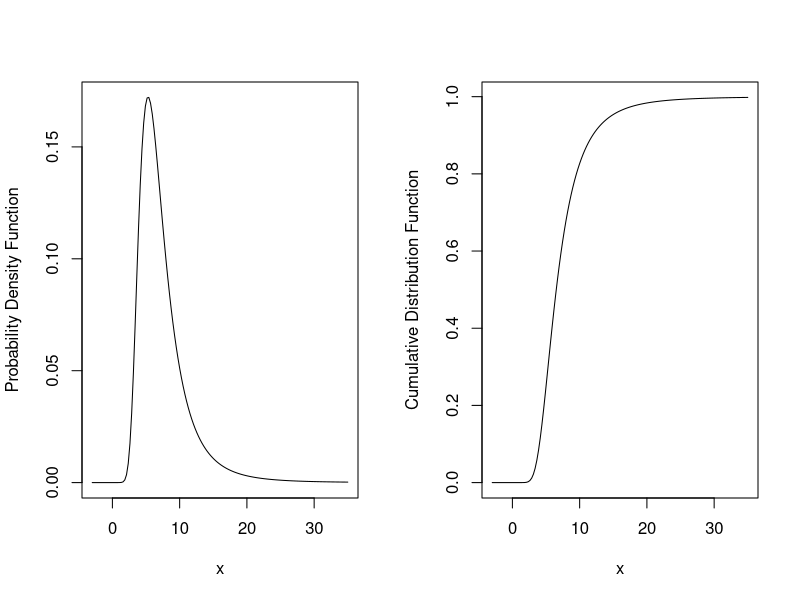
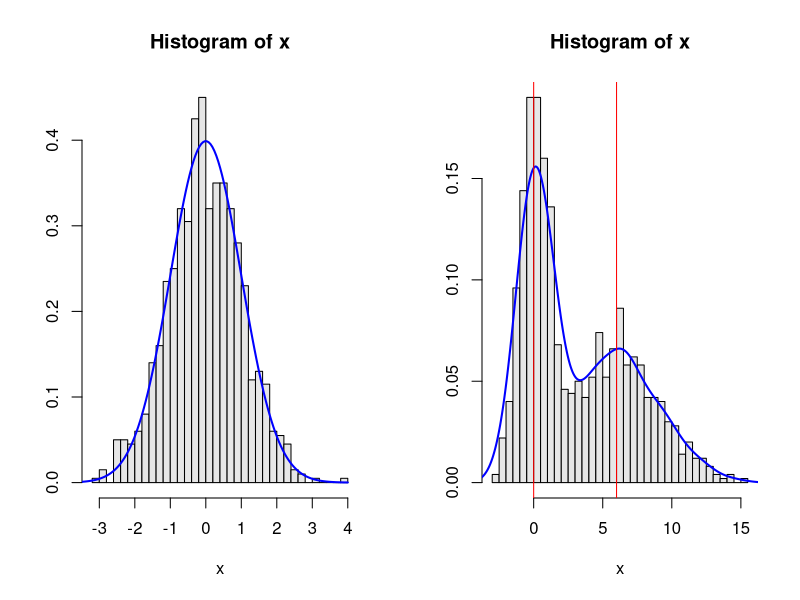
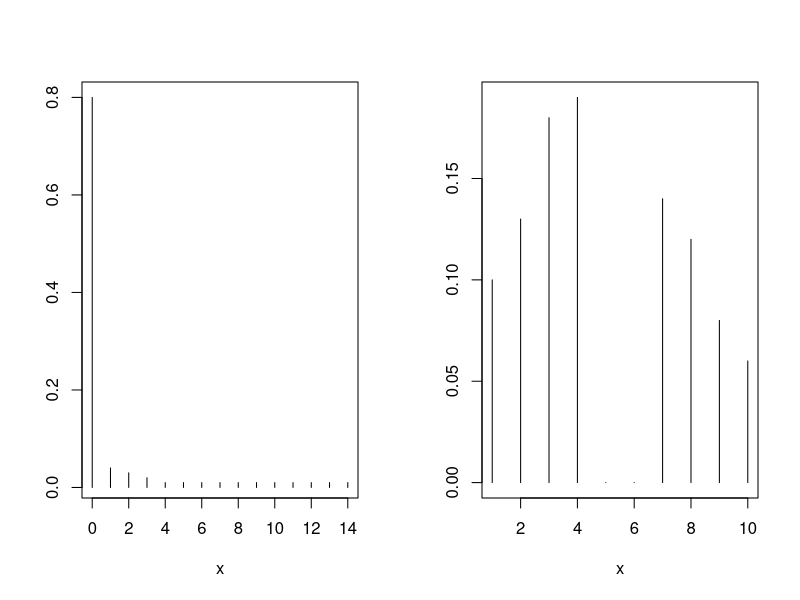

R code for these plots, in order: (Note: this script raises an error after producing the figures.)
## ----echo=FALSE----------------------------------------------------------
require(Hmisc)
knitrSet('descript')
options(prType='latex')    # for print, anova, summary

## ----pdfcdf,w=6,h=3,cap='Example probability density (a) and cumulative probability distribution (b) for a positively skewed random variable (skewed to the right)',scap='Density and cumulative distribution functions'----
x <- seq(-3, 35, length=150)
par(mfrow=c(1,2)); xl <- expression(x)   # Fig. (*\ref{fig:descript-pdfcdf}*):
plot(x, dt(x, 4, 6), type='l', xlab=xl, ylab='Probability Density Function')
plot(x, pt(x, 4, 6), type='l', xlab=xl, ylab='Cumulative Distribution Function')

## ----normalhist,cap='Example of a continuous distribution that is symmetric: the Gaussian (normal) distribution with mean 0 and variance 1, along with a histogram from a sample of size 1000 from this distribution',scap='Symmetric continuous distribution'----
set.seed(1); x <- rnorm(1000)   # Fig. (*\ref{fig:descript-normalhist}*):
hist(x, nclass=40, prob=TRUE, col=gray(.9), xlab=xl, ylab='')
x <- seq(-4, 4, length=150)
lines(x, dnorm(x, 0, 1), col='blue', lwd=2)

## ----bimode,cap='Example of a bimodal distribution from sampling from a mixture of normal distributions with different means and variances and estimating the underlying density function.  Vertical red lines indicate true population means of the two component populations.  Such a distribution can occur naturally or by failing to condition on a binary characteristic such as sex.',scap='Bimodal distribution'----
set.seed(2)
x <- c(rnorm(500, mean=0, sd=1), rnorm(500, mean=6, sd=3))
hist(x, nclass=40, prob=TRUE, col=gray(.9), xlab=xl, ylab='')
lines(density(x), col='blue', lwd=2)
abline(v=c(0, 6), col='red')   # Fig. (*\ref{fig:descript-bimode}*)

## ----orda,cap='Distribution of number of days in the hospital in the year following diagnosis',scap='Count variable with clumping at zero'----
x <- 0:14
y <- c(.8, .04, .03, .02, rep(.01, 11))
plot(x, y, xlab=xl, ylab='', type='n')   # Fig. (*\ref{fig:descript-orda}*)
segments(x, 0, x, y)

## ----ordb,cap='Distribution of a functional status score that does not have points in the middle',scap='Ordinal variable with strange distribution'----
x <- 1:10
y <- c(.1, .13, .18, .19, 0, 0, .14, .12, .08, .06)
plot(x, y, xlab=xl, ylab='', type='n')   # Fig. (*\ref{fig:descript-ordb}*)
segments(x, 0, x, y)

## ----ordc,cap='Distribution of serum creatinine where the patient requiring dialysis is taken to have the worst renal function.  The variable is mostly continuous but is best analyzed as ordinal so that no assumption is made about how to score dialysis except for being worse than all non-dialysis patients. Data taken from NHANES where no patients were actually dialyzed.',scap='Continuous distribution with clumping at the end'----
require(Hmisc)
getHdata(nhgh)   # NHANES dataset    Fig. (*\ref{fig:descript-ordc}*):
scr <- pmin(nhgh$SCr, 5)   # truncate at 5 for illustration
scr[scr == 5 | runif(nrow(nhgh)) < .05] <- 5  # pretend 1/20 dialyzed
hist(scr, nclass=50, xlab='Serum Creatinine', ylab='Density', prob=TRUE)

## ----spaghetti,w=7,h=5,cap='Spaghetti plot showing all the raw data on the response variable for each subject, stratified by dose and study site (1--9).  Importantly, week 0 (baseline) measurements are included.',scap='Spaghetti plot'----
require(Hmisc)   # also loads ggplot2
getHdata(cdystonia)
ggplot(cdystonia, aes(x=week, y=twstrs, color=factor(id))) +
       geom_line() + xlab('Week') + ylab('TWSTRS-total score') +
       facet_grid(treat ~ site) +
       guides(color=FALSE) # Fig. (*\ref{fig:descript-spaghetti}*)

## ----counts-dotchart,cap='Dot chart showing frequencies from cross-classifications of discrete variables for Titanic passengers',scap='Frequency dot chart'----
getHdata(titanic3)
d <- upData(titanic3,
            agec     = cut2(age, c(10, 15, 20, 30)), print=FALSE)
d <- with(d, as.data.frame(table(sex, pclass, agec)))
d <- subset(d, Freq > 0)
ggplot(d, aes(x=Freq, y=agec)) + geom_point() +
  facet_grid(sex ~ pclass) +
  xlab('Frequency') + ylab('Age')

## ----pH,w=5,h=4,cap='Scatterplot of one measurement mode against another'----
getHdata(esopH)
contents(esopH)
xl <- label(esopH$conv)
yl <- label(esopH$orophar)
ggplot(esopH, aes(x=conv, y=orophar)) + geom_point(pch='.') +
  xlab(xl) + ylab(yl) +   # Fig. (*\ref{fig:descript-pH}*)
  geom_abline(intercept = 0, slope = 1)

## ----pHhhex,eval=FALSE,w=5.5,h=4.5,cap='Hexagonal binning replacing scatterplot for large $n$'----
## ggplot(esopH, aes(x=conv, y=orophar)) +
##   stat_binhex(aes(alpha=..count.., color=Hmisc::cut2(..count.., g=20)),
##               bins=80) +
##   xlab(xl) + ylab(yl) +
##   guides(alpha=FALSE, fill=FALSE, color=guide_legend(title='Frequency'))

## ----pHh2,w=5.5,h=4.5,cap='Binned points (2500 total bins) with frequency counts shown as color and transparency level'----
with(esopH, ggfreqScatter(conv, orophar, bins=50, g=20) +
              geom_abline(intercept=0, slope=1))   # Fig. (*\ref{fig:descript-pHh2}*)

## ----ecdf,w=6,h=4.5,cap='Empirical cumulative distributions of baseline variables  stratified by treatment in a randomized controlled trial. $m$ is the number of missing values.',scap='Empirical cumulative distribution functions'----
getHdata(pbc)
pbcr <- subset(pbc, drug != 'not randomized')
Ecdf(pbcr[,c('bili','albumin','protime','sgot')],  # Fig. (*\ref{fig:descript-ecdf}*)
    group=pbcr$drug, col=1:2,
    label.curves=list(keys='lines'))

## ----bwplot,w=5,h=3.25,cap='Box plots showing the distribution of serum creatinine  stratified by major diagnosis.  Dot: mean; vertical line: median; large box:interquartile range.  The 0.05 and 0.95 quantiles are also shown, which is not the way typical box plots are drawn but is perhaps more useful.  Asymmetry of distributions can be seen by both disagreement between $Q_{3}-Q_{2}$ and $Q_{2}-Q_{1}$ and by disagreement between $Q_{2}$ and $\\bar{x}$.',scap='Box plots with 0.05 and 0.95 quantiles'----
getHdata(support)   # Fig. (*\ref{fig:descript-bwplot}*)
bwplot(dzgroup ~ crea, data=support, panel=panel.bpplot,
       probs=c(.05,.25), xlim=c(0,8), xlab='Serum Creatinine')

## ----bpplt,w=5.5,h=3.75,cap='Schematic for extended box plot'------------
bpplt()   # Fig. (*\ref{fig:descript-bpplt}*)

## ----glybox,h=5,w=6,cap='Extended box plots for glycohemoglobin stratified by quartiles of age (vertical), two-tiles of waist circumference (horizontal), and sex (vertical)',scap='Extended box plots for glycohemoglobin'----
require(lattice)   # Fig. (*\ref{fig:descript-glybox}*):
getHdata(diabetes)
wst <- cut2(diabetes$waist, g=2)
levels(wst) <- paste('Waist', levels(wst))
bwplot(cut2(age,g=4) ~ glyhb | wst*gender, data=diabetes,
       panel=panel.bpplot, xlab='Glycosylated Hemoglobin', ylab='Age Quartile')

## ----cldif,cap='Means and nonparametric bootstrap 0.95 confidence limits for glycated hemoglobin for males and females, and confidence limits for males - females.  Lower and upper $x$-axis scales have same spacings but different centers.  Confidence intervals for differences are generally wider than those for the individual constituent variables.',scap='Showing group means and differences',mar=c(4,6,4,1),top=1----
attach(diabetes)
set.seed(1)
male   <- smean.cl.boot(glyhb[gender=='male'],   reps=TRUE)
female <- smean.cl.boot(glyhb[gender=='female'], reps=TRUE)
dif <- c(mean=male['Mean']-female['Mean'],
         quantile(attr(male, 'reps')-attr(female,'reps'), c(.025,.975)))
plot(0,0,xlab='Glycated Hemoglobin',ylab='',   # Fig. (*\ref{fig:descript-cldif}*)
     xlim=c(5,6.5),ylim=c(0,4), axes=F)
axis(1, at=seq(5, 6.5, by=0.25))
axis(2, at=c(1,2,3.5), labels=c('Female','Male','Difference'),
     las=1, adj=1, lwd=0)
points(c(male[1],female[1]), 2:1)
segments(female[2], 1, female[3], 1)
segments(male[2], 2,   male[3], 2)
offset <- mean(c(male[1],female[1])) - dif[1]
points(dif[1] + offset, 3.5)
segments(dif[2]+offset, 3.5, dif[3]+offset, 3.5)
at <- c(-.5,-.25,0,.25,.5,.75,1)
axis(3, at=at+offset, label=format(at))
segments(offset, 3, offset, 4.25, col=gray(.85))
abline(h=c(2 + 3.5)/2, col=gray(.85))

## ----rmsa,results='asis',w=8,h=5,cap='Partial effects in NHANES HbA1c model'----
require(rms)
getHdata(nhgh)   # NHANES data
dd <- datadist(nhgh); options(datadist='dd')
g        <- function(x) 0.09 - x ^ - (1 / 1.75)
ginverse <- function(y) (0.09 - y) ^ -1.75
f <- ols(g(gh) ~ rcs(age, 4) + re + sex + rcs(bmi, 4), data=nhgh)
cat('{\\small\n')
f
print(anova(f), dec.ss=3, dec.ms=3)
cat('}\n')
# Show partial effects of all variables in the model, on the original scale
ggplot(Predict(f, fun=ginverse),   # Fig. (*\ref{fig:descript-rmsa}*)
       ylab=expression(paste('Predicted Median ', HbA['1c'])))

## ----rmsb,w=7,h=3,top=2,cap='Partial effects chart on the transformed scale.  For age and BMI, effects are inter-quartile-range effects.  0.9, 0.95, and 0.99 confidence limits are shown.',scap='Partial effects chart for transformed glycohemoglobin'----
plot(summary(f))   # Fig. (*\ref{fig:descript-rmsb}*)

## ----rmsc,w=5,h=5,cap='Nomogram for predicting median HbA$_{1c}$.  To use the nomogram, use the top \\Co{Points} scale to convert each predictor value to a common scale.  Add the points and read this number on the \\Co{Total Points} scale, then read down to the median.',scap='Nomogram for predicting median HbA$_{1c}$'----
plot(nomogram(f, fun=ginverse, funlabel='Median HbA1c'))  # Fig. (*\ref{fig:descript-rmsc}*)

## ----dynamite,w=5.5,cap="Bar plot with error bars---``dynamite plot''"----
getHdata(FEV); set.seed(13)   
FEV <- subset(FEV, runif(nrow(FEV)) < 1/8)   # 1/8 sample
require(ggplot2)
s <- with(FEV, summarize(fev, llist(sex, smoke), smean.cl.normal))
ggplot(s, aes(x=smoke, y=fev, fill=sex)) +    # Fig. (*\ref{fig:descript-dynamite}*)
    geom_bar(position=position_dodge(), stat="identity") +
    geom_errorbar(aes(ymin=Lower, ymax=Upper),
                  width=.1,
                  position=position_dodge(.9))

## ----tplot,w=6,h=2,cap='Jittered raw data and box plots.  Middle vertical lines indicate medians and diamonds indicate means. Horizontal lines indicate 0.1 to 0.9 quantiles when $n\\geq 10$.  The ink:information ratio for this plot is far better than a dynamite plot.',scap='Dot plot with superimposed box plots'----
require(ggplot2)   # Fig. (*\ref{fig:descript-tplot}*)
stats <- function(x) {
  z <- quantile(x, probs=c(.1, .25, .5, .75, .9))
  names(z) <- c('ymin', 'lower', 'middle', 'upper', 'ymax')
  if(length(x) < 10) z[c(1,5)] <- NA
  z
}
ggplot(FEV, aes(x=sex, y=fev)) +
  stat_summary(fun.data=stats, geom='boxplot', aes(width=.75), shape=5,
               position='dodge', col='lightblue') +
  geom_dotplot(binaxis='y', stackdir='center', position='dodge', alpha=.4) +
  stat_summary(fun.y=mean, geom='point', shape=5, size=4, color='blue') +
  facet_grid(~ smoke) +
  xlab('') + ylab(expression(FEV[1])) + coord_flip()

## ----vplot,w=6,h=2.5,cap='Jittered raw data and violin plots with median indicated by \\textbf{\\textcolor{blue}{+}}'----
ggplot(FEV, aes(x=sex, y=fev)) +
  geom_violin(width=.6, col='lightblue') +
  geom_dotplot(binaxis='y', stackdir='center', position='dodge', alpha=.4) +
  stat_summary(fun.y=median, geom='point', color='blue', shape='+', size=12) +
  facet_grid(~ smoke) +
  xlab('') + ylab(expression(FEV[1])) + coord_flip()
